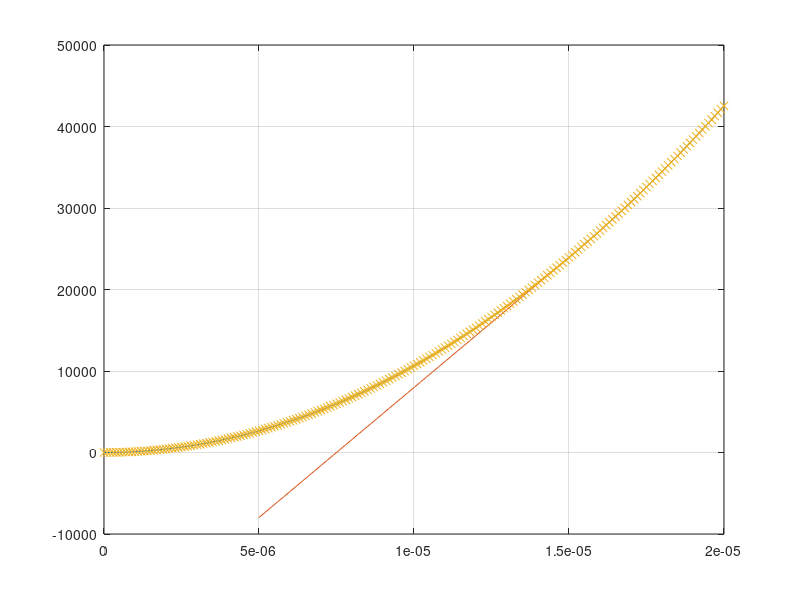

Write MATLAB code to recreate this figure.
% PLAN B

rho = 1055;
Q0 = 15*1e-6;
A1 = 1.98857e-6;
A2 = 1.85632e-5;

d1 = sqrt(4*A1/pi);
d2 = sqrt(4*A2/pi);

Q = (0:.1:20)*1e-6;

dpv = 8*rho*Q.^2/pi^2*(1/d1^2 - 1/d2^2)^2;

R = 16*rho/pi^2*(1./d1.^2 - 1./d2.^2)^2*Q0;
R2 = 8*rho/pi^2*(1./d1.^2 - 1./d2.^2)^2;

dp0 = 8*rho*Q0^2/pi^2*(1/d1^2 - 1/d2^2)^2;
Q_lin = (5:.1:15)*1e-6;
dp_lin = dp0 + R*(Q_lin-Q0);

figure;
plot(Q,dpv);
hold on; grid on;
plot(Q_lin,dp_lin);
plot(Q,R2*Q.^2,'x');